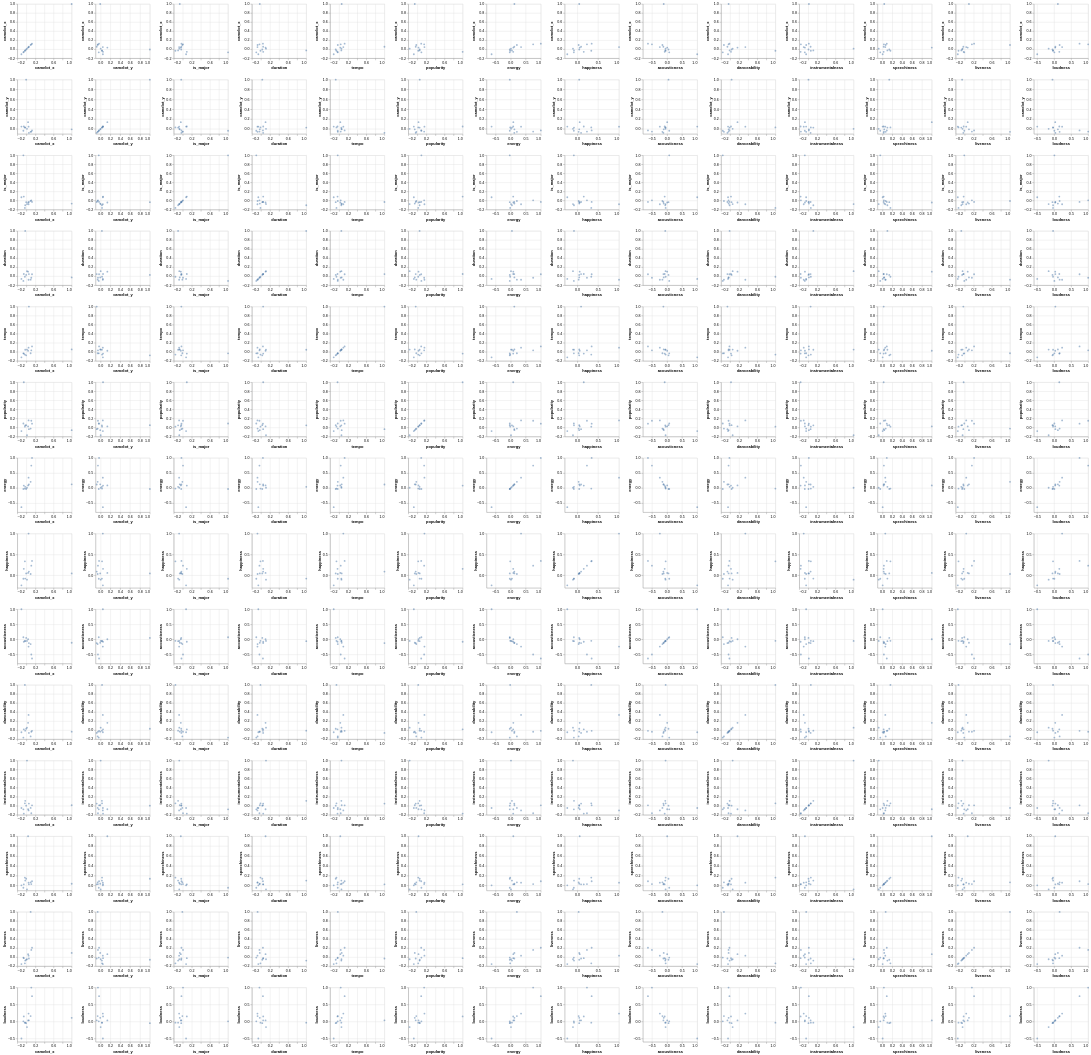

Notebook source saved alongside this figure:
### Markdown cell above
## 2. Correlation Analysis

### Code cell
track_analysis_corr = track_analysis.corr(numeric_only=True)
track_analysis_corr_cols = track_analysis_corr.columns.to_list()

# ignore perfectly correlated values on the diagonal
# track_analysis_corr = track_analysis_corr.where(~np.eye(len(track_analysis_corr), dtype=bool))
# by itself, this returns duplicate pairs: track_analysis_corr.unstack().nlargest(5)... must first remove duplicates:
# track_analysis_corr.unstack()[track_analysis_corr.unstack().index.map(lambda x: x[0] < x[1])].nlargest(2), track_analysis_corr.unstack()[track_analysis_corr.unstack().index.map(lambda x: x[0] < x[1])].nsmallest(2)

alt.Chart(track_analysis_corr).mark_circle(opacity=0.5, size=25).encode(
    x=alt.X(alt.repeat("column"), type="quantitative"),
    y=alt.Y(alt.repeat("row"), type="quantitative")
).properties(width=150, height=150).repeat(row=track_analysis_corr_cols, column=track_analysis_corr_cols)

### Figure 1 — Vega-Lite specification as saved in the notebook (floating-point values rounded to 4 significant figures)
{"config": {"view": {"continuousWidth": 300, "continuousHeight": 300}}, "repeat": {"column": ["camelot_x", "camelot_y", "is_major", "duration", "tempo", "popularity", "energy", "happiness", "acousticness", "danceability", "instrumentalness", "speechiness", "liveness", "loudness"], "row": ["camelot_x", "camelot_y", "is_major", "duration", "tempo", "popularity", "energy", "happiness", "acousticness", "danceability", "instrumentalness", "speechiness", "liveness", "loudness"]}, "spec": {"data": {"name": "data-597347d900484dd3a7e33670643e9540"}, "mark": {"type": "circle", "opacity": 0.5, "size": 25}, "encoding": {"x": {"field": {"repeat": "column"}, "type": "quantitative"}, "y": {"field": {"repeat": "row"}, "type": "quantitative"}}, "height": 150, "width": 150}, "$schema": "https://vega.github.io/schema/vega-lite/v6.4.1.json", "datasets": {"data-597347d900484dd3a7e33670643e9540": [{"camelot_x": 1.0, "camelot_y": -0.005826, "is_major": -0.06736, "duration": -0.02684, "tempo": 0.05481, "popularity": -0.05797, "energy": 0.1238, "happiness": 0.04734, "acousticness": -0.1106, "danceability": -0.03404, "instrumentalness": 0.01259, "speechiness": 0.03688, "liveness": 0.09322, "loudness": 0.1078}, {"camelot_x": -0.005826, "camelot_y": 1.0, "is_major": -0.03516, "duration": 0.02859, "tempo": -0.0768, "popularity": 0.05122, "energy": -0.02913, "happiness": 0.04711, "acousticness": 0.04836, "danceability": 0.03146, "instrumentalness": 0.003279, "speechiness": 0.1387, "liveness": -0.05755, "loudness": -0.05137}, {"camelot_x": -0.06736, "camelot_y": -0.03516, "is_major": 1.0, "duration": -0.1042, "tempo": -0.03226, "popularity": 0.08862, "energy": -0.02986, "happiness": -0.08144, "acousticness": 0.07242, "danceability": -0.1631, "instrumentalness": -0.07811, "speechiness": -0.04373, "liveness": -0.009631, "loudness": 0.004249}, {"camelot_x": -0.02684, "camelot_y": 0.02859, "is_major": -0.1042, "duration": 1.0, "tempo": 0.04738, "popularity": 0.04879, "energy": 0.04272, "happiness": -0.0782, "acousticness": -0.05913, "danceability": -0.01182, "instrumentalness": 0.1105, "speechiness": 0.1006, "liveness": -0.07569, "loudness": -0.03413}, {"camelot_x": 0.05481, "camelot_y": -0.0768, "is_major": -0.03226, "duration": 0.04738, "tempo": 1.0, "popularity": -0.03688, "energy": 0.1202, "happiness": 0.09163, "acousticness": -0.1213, "danceability": -0.0603, "instrumentalness": 0.05002, "speechiness": 0.02483, "liveness": -0.03059, "loudness": 0.03355}, {"camelot_x": -0.05797, "camelot_y": 0.05122, "is_major": 0.08862, "duration": 0.04879, "tempo": -0.03688, "popularity": 1.0, "energy": 0.08444, "happiness": 0.156, "acousticness": -0.07842, "danceability": 0.01871, "instrumentalness": -0.1709, "speechiness": 0.02468, "liveness": -0.02411, "loudness": 0.1495}, {"camelot_x": 0.1238, "camelot_y": -0.02913, "is_major": -0.02986, "duration": 0.04272, "tempo": 0.1202, "popularity": 0.08444, "energy": 1.0, "happiness": 0.3448, "acousticness": -0.6324, "danceability": -0.01569, "instrumentalness": 0.01115, "speechiness": 0.08836, "liveness": 0.2066, "loudness": 0.7457}, {"camelot_x": 0.04734, "camelot_y": 0.04711, "is_major": -0.08144, "duration": -0.0782, "tempo": 0.09163, "popularity": 0.156, "energy": 0.3448, "happiness": 1.0, "acousticness": -0.2384, "danceability": 0.3358, "instrumentalness": -0.1024, "speechiness": 0.05842, "liveness": 0.03319, "loudness": 0.2321}, {"camelot_x": -0.1106, "camelot_y": 0.04836, "is_major": 0.07242, "duration": -0.05913, "tempo": -0.1213, "popularity": -0.07842, "energy": -0.6324, "happiness": -0.2384, "acousticness": 1.0, "danceability": -0.04638, "instrumentalness": -0.04893, "speechiness": 0.004857, "liveness": -0.1531, "loudness": -0.5008}, {"camelot_x": -0.03404, "camelot_y": 0.03146, "is_major": -0.1631, "duration": -0.01182, "tempo": -0.0603, "popularity": 0.01871, "energy": -0.01569, "happiness": 0.3358, "acousticness": -0.04638, "danceability": 1.0, "instrumentalness": 0.05514, "speechiness": 0.1623, "liveness": -0.1375, "loudness": -0.03544}, {"camelot_x": 0.01259, "camelot_y": 0.003279, "is_major": -0.07811, "duration": 0.1105, "tempo": 0.05002, "popularity": -0.1709, "energy": 0.01115, "happiness": -0.1024, "acousticness": -0.04893, "danceability": 0.05514, "instrumentalness": 1.0, "speechiness": -0.07537, "liveness": -0.04721, "loudness": -0.1647}, {"camelot_x": 0.03688, "camelot_y": 0.1387, "is_major": -0.04373, "duration": 0.1006, "tempo": 0.02483, "popularity": 0.02468, "energy": 0.08836, "happiness": 0.05842, "acousticness": 0.004857, "danceability": 0.1623, "instrumentalness": -0.07537, "speechiness": 1.0, "liveness": 0.06573, "loudness": 0.02987}, {"camelot_x": 0.09322, "camelot_y": -0.05755, "is_major": -0.009631, "duration": -0.07569, "tempo": -0.03059, "popularity": -0.02411, "energy": 0.2066, "happiness": 0.03319, "acousticness": -0.1531, "danceability": -0.1375, "instrumentalness": -0.04721, "speechiness": 0.06573, "liveness": 1.0, "loudness": 0.1585}, {"camelot_x": 0.1078, "camelot_y": -0.05137, "is_major": 0.004249, "duration": -0.03413, "tempo": 0.03355, "popularity": 0.1495, "energy": 0.7457, "happiness": 0.2321, "acousticness": -0.5008, "danceability": -0.03544, "instrumentalness": -0.1647, "speechiness": 0.02987, "liveness": 0.1585, "loudness": 1.0}]}}
